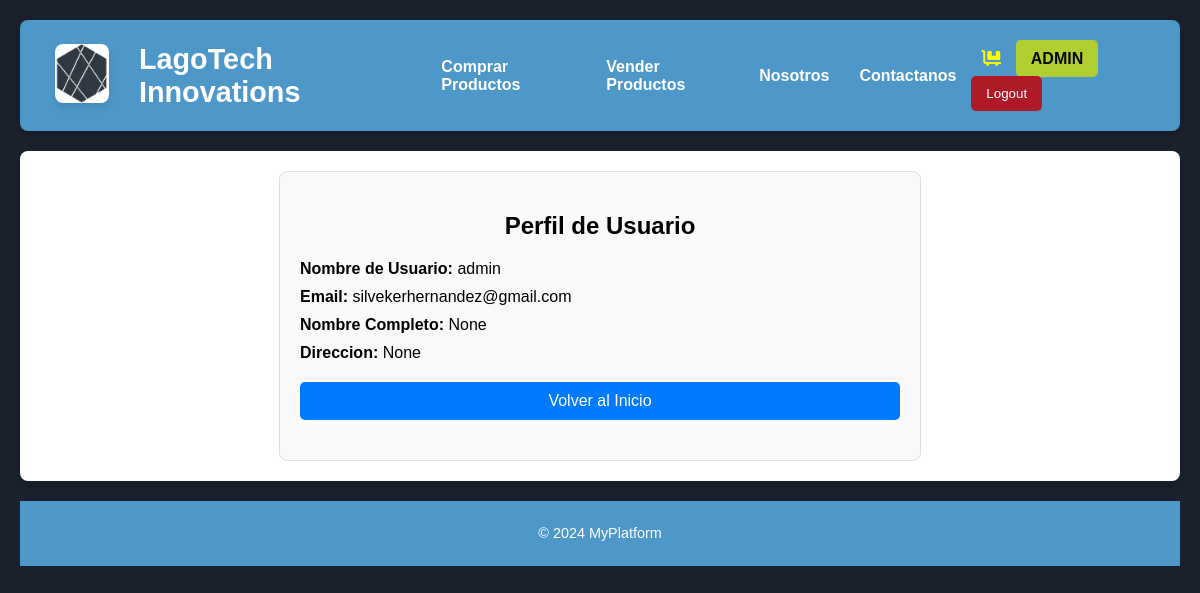
The page /users//profile/ (signed in) on the database as committed earlier.
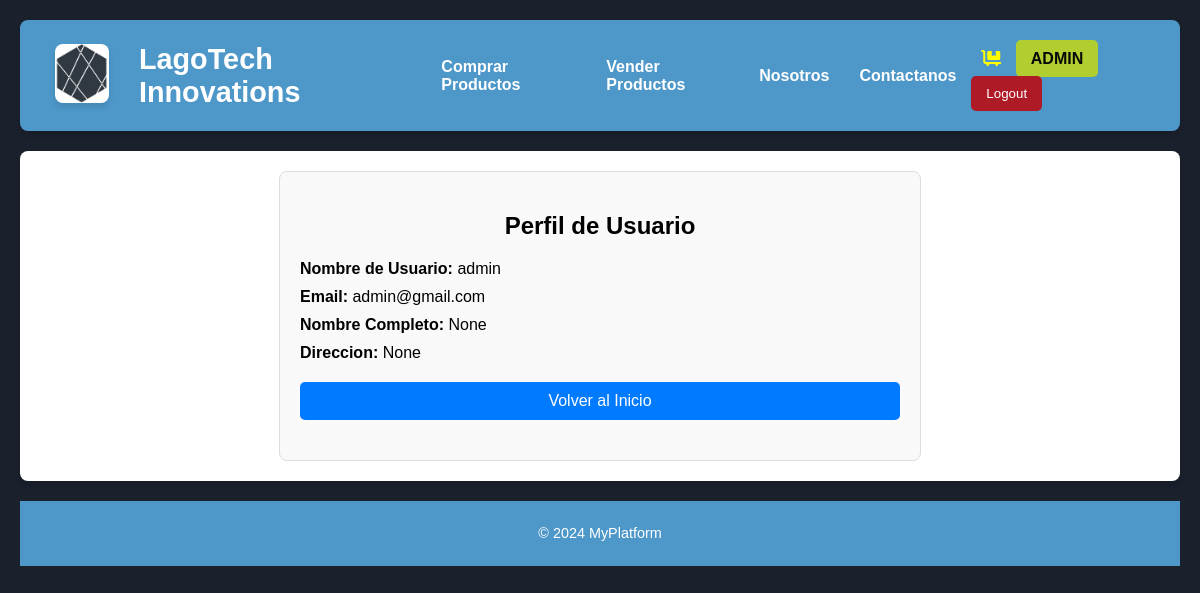
The same page on the database as committed later.
### users/models.py (models this page shows, shortened)
class CustomUser(AbstractUser):
    is_buyer = models.BooleanField(default=False)
    is_seller = models.BooleanField(default=False)
    full_name = models.CharField(max_length=255, blank=True, null=True)
    phone_number = models.CharField(max_length=20, blank=True, null=True)
    address = models.TextField(blank=True, null=True)

### users/views.py (the view)
# urls.py: path('profile/', ProfileView.as_view(), name='profile'),
@method_decorator(login_required, name='dispatch')
class ProfileView(TemplateView):
    template_name = 'users/profile.html'
    def get_context_data(self, **kwargs):
        context = super().get_context_data(**kwargs)
        context['user'] = self.request.user  # Pasamos el usuario autenticado a la plantilla
        return context

### users/templates/users/profile.html
{% extends 'home.html' %}
{% load static %}
{% block content %}
<link rel="stylesheet" href="{% static 'css\profile.css' %}">
<div class="profile-container">
    <h2>Perfil de Usuario</h2>
    <p><strong>Nombre de Usuario:</strong> {{ user.username }}</p>
    <p><strong>Email:</strong> {{ user.email }}</p>
    <p><strong>Nombre Completo:</strong> {{ user.full_name }}</p>
    <p><strong>Direccion:</strong> {{ user.address }}</p>
    <a href="{% url 'home' %}" class="btn">Volver al Inicio</a>
</div>
{% endblock %}

### templates/home.html (shortened to what this page needs)
{% load static %}
<!DOCTYPE html>
<html lang="en">
<head>
    <link rel="stylesheet" href="{% static 'css\home.css' %}">
    <link href="https://cdnjs.cloudflare.com/ajax/libs/font-awesome/6.5.0/css/all.min.css" rel="stylesheet">
</head>
<body>
    <div class="grid-container">
        <header>
            <ul>
                <li><img src="{% static 'images/logo.png' %}" alt=""></li>
                <li><a href="{% url 'product_list' %}"><h1>LagoTech Innovations</h1></a></li>
                {% if user.is_authenticated %}
                <li><a href="{% url 'available_products' %}">Comprar Productos</a></li>
                <li><a href="{% url 'sell_product' %}">Vender Productos</a></li>
                {% endif %}
                <li><a href="{% url 'about' %}">Nosotros
                </a></li>
                <li><a href="{% url 'contact' %}">Contactanos</a></li>
            </ul>
            <div>
                {% if user.is_authenticated %}
                    <form method="post" action="{% url 'logout' %}" style="display: inline;">
                        <a href="{% url 'view_cart' %}"><i class="fa-solid fa-cart-flatbed""></i></a>
                        <a class="login" href="{% url 'profile' %}">{{ user.username }}</a>
                        <button type="submit">Logout</button>
                    </form>
                {% else %}
                    <a class="login" href="{% url 'login' %}">Login</a>
                {% endif %}
            </div>
        </header>
        <main>
            {% block content %}{% endblock content %}
        </main>
        <footer>
            <p>&copy; 2024 MyPlatform</p>
        </footer>
    </div>
</body>
</html>

Rows that differ between the two databases and show on the page:
changed CustomUser "ADMIN": email "silvekerhernandez@gmail.com" → "admin@gmail.com"
